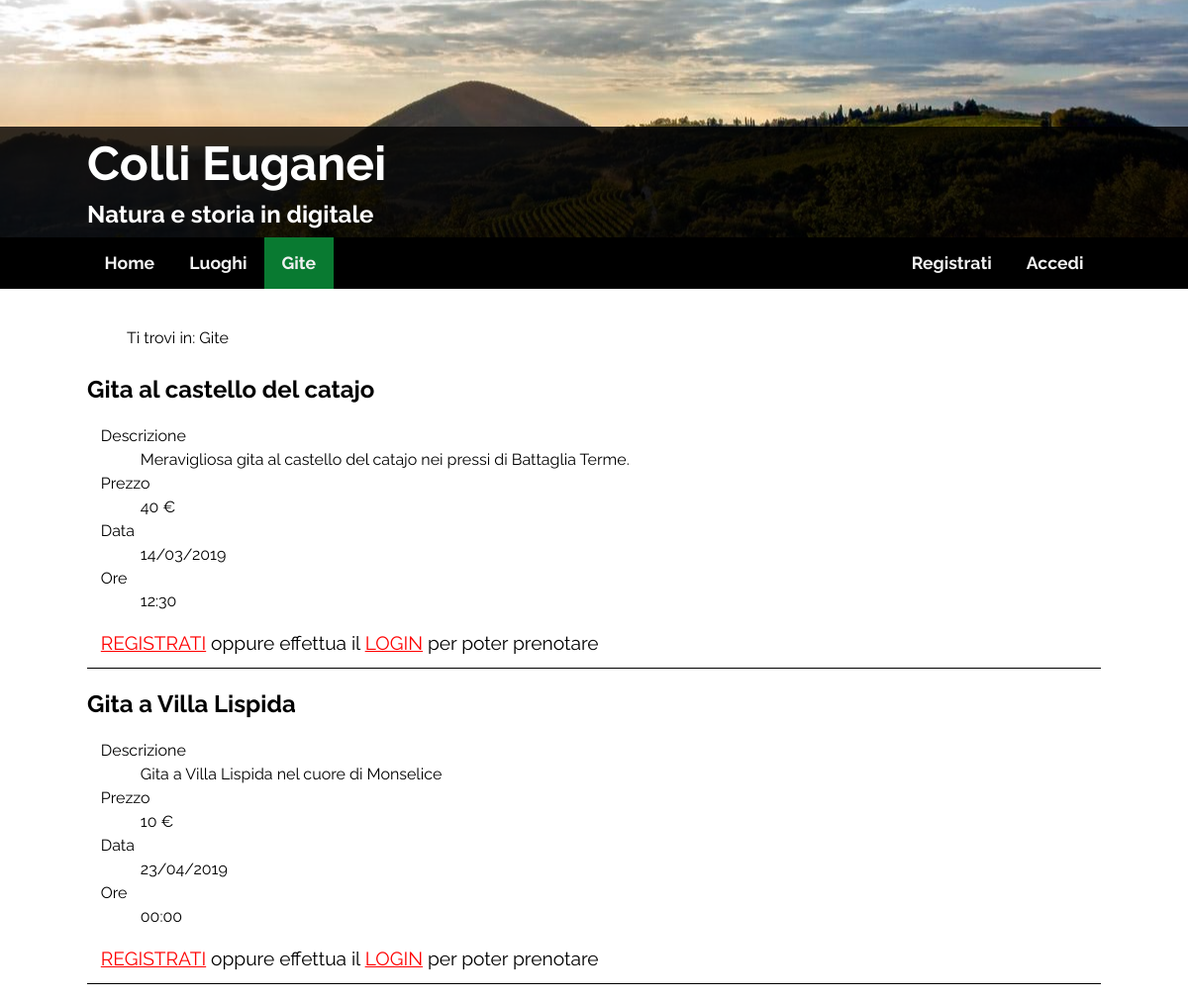
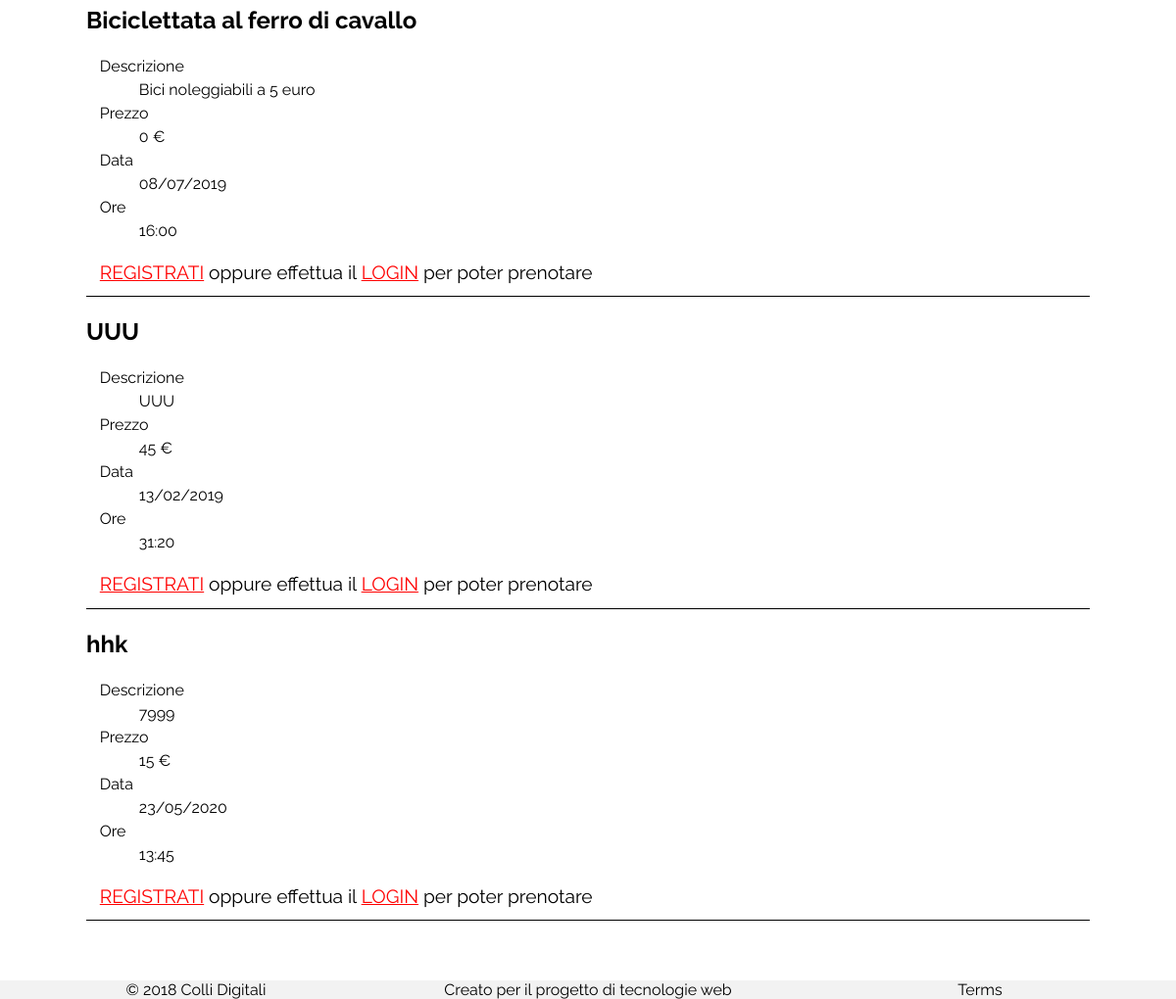
Screenshot of /gite.php with the database file from the repository (2 pictures, top to bottom).
### tables this page shows
CREATE TABLE `Attivita` (
  `ID_Attivita` int(11) NOT NULL,
  `Descrizione` varchar(512) NOT NULL,
  `Nome` varchar(40) NOT NULL,
  `Prezzo` double NOT NULL,
  `Data` date NOT NULL,
  `Ore` time NOT NULL
);

### DataBase/DBConnection.php (called while the page is built, shortened)
<?php
class database {
	private $host = "localhost";
	private $user = "root";
	private $passwd = "";
	private $db = "ColliDigitali";
	private $pdo;
	public function Connect() {
		$dsn = 'mysql:dbname='.$this->db.';host='.$this->host;
		try {
			$this->pdo = new PDO($dsn, $this->user, $this->passwd,array(PDO::MYSQL_ATTR_INIT_COMMAND => "SET NAMES utf8"));
			$this->pdo->setAttribute(PDO::ATTR_ERRMODE, PDO::ERRMODE_EXCEPTION);
		}
		catch (PDOException $e) {
			echo $e->getMessage();
			die();
		}
	}
	public function GetListaAttivita() {
		$query = $this->pdo->prepare('SELECT * FROM Attivita');
		$query->execute();
		return $query->fetchAll(PDO::FETCH_ASSOC);
	}
}
?>

### gite.php (the view, shortened to what this page needs)
<?php
require_once "DataBase/DBConnection.php";
$db = new database();
$db->connect();
 ?>
<html lang="it">
  <head>
    <link rel="stylesheet" type="text/css" href="assets/css/style.css">
    <link rel="stylesheet" type="text/css" href="assets/css/print.css" media="all">
    <link rel="stylesheet" type="text/css" href="assets/css/mobile.css" media="all">
    <link rel="stylesheet" type="text/css" href="assets/css/form.css">
    <link rel="stylesheet" href="https://cdnjs.cloudflare.com/ajax/libs/font-awesome/4.6.3/css/font-awesome.min.css">
  </head>
  <body>
    <div id="container">
      <div class="header">
        <div class="header-picture">
          <div class="header-title">
            <h1>Colli Euganei</h1>
            <h2>Natura e storia in digitale</h2>
          </div>
        </div>
      </div>
      <div id="menuprincipale-bar">
        <ul id="menuprincipale">
          <li><a href="index.php" tabindex="1">Home</a></li>
          <li class="dropdown"><a>Luoghi</a>
          </li>
          <li><a class="active" href="gite.php" tabindex="2">Gite</a></li>
          <?php if(isset($_SESSION['username'])): ?>
            <li class="dropdown button-right"><a>Account</a>
              <ul class="dropdown-content">
                <li><a href="logout.php">Logout</a></li>
                <li><a href="view-account.php">Impostazioni</a></li>
                <li>Le mie gite</li>
              </ul>
            </li>
          <?php else: ?>
            <li class="button-right"><a href="login.php" tabindex="3">Accedi</a></li>
            <li class="button-right"><a href="Registrazione.php" tabindex="4">Registrati</a></li>
          <?php endif; ?>
        </ul>
      </div>
      <div id="content">
    		<ul class="breadcrumb">
    			<li><a href="gite.php">Gite</a></li>
    		</ul>
        <?php
          $list = $db->GetListaAttivita();
          foreach ($list as $node):
          $data = explode("-", $node['Data']);
          $node['Ore'] = substr($node['Ore'], 0, 5);
          $node['Data'] = $data[2] . "/" . $data[1] . "/" . $data[0];
        ?>
        <h2><?php echo $node['Nome']; ?></h2>
        <div class="attivita">
          <dl>
            <dt>Descrizione</dt>
            <dd><?php echo $node['Descrizione']; ?></dd>
            <dt>Prezzo</dt>
            <dd><?php echo $node['Prezzo']; ?> &euro;</dd>
            <dt>Data</dt>
            <dd><?php echo $node['Data']; ?></dd>
            <dt>Ore</dt>
            <dd><?php echo $node['Ore']?></dd>
          </dl>
          <?php if(isset($_SESSION['username'])):?>
          <?php
            echo"<span class='btnTrip'><a href='Prenotazione.php?id=".$node["ID_Attivita"]."'>Prenota la gita</a></span>";
          ?>
        <?php else: ?>
			    <span class="btnTrip"><a href="Registrazione.php">Registrati</a> oppure effettua il <a href="login.php">login</a> per poter prenotare</span>
        <?php endif ?>
        </div>
        <?php
        endforeach; ?>
      </div>
      <?php include_once("footer.php"); ?>
    </div>
  </body>
</html>

### footer.php
<div id="footer">
  <div id="copyright"> &copy; 2018 Colli Digitali </div>
  <div>Creato per il progetto di tecnologie web</div>
	<div id="fast-link"><p> Terms</p></div>
</div>

### assets/css/style.css (style rules this page uses)
html, body { margin:0; padding:0; height: 100%; font-size: 1em; font-family: 'Raleway', sans-serif; text-align: justify; }
#container { min-height: 100%; position: relative; }
.header { position: relative; color: white; }
.header-picture { background-image: url("../img/background.jpg"); background-position: center; -webkit-background-size: cover; -moz-background-size: cover; -o-background-size: cover; background-size: cover; background-repeat: no-repeat; height: 15em; z-index: 0; }
.header-title { position: absolute; z-index: 1; background-color: rgba(0,0,0,0.8); width: 100%; bottom: 0; }
#footer { position:absolute; bottom:0; margin: 0; width:100%; max-height: 3.75em; background: #f2f2f2; display: table; table-layout: fixed; text-align: center; }
#footer div { display: table-cell; }
.header-title h1, .header-title h2 { padding: 1%; padding-top: 0.5%; padding-bottom: 0; font-size: 3em; margin: 0.25%; max-width: 1024px; margin-left: auto; margin-right: auto; }
.header-title h2 { font-size: 1.5em; padding-bottom: 0.5%; }
.active { background-color: #097a31; color: white; }
ul.breadcrumb { list-style: none; }
ul.breadcrumb li { display: inline; }
ul.breadcrumb li:first-child::before { content: "Ti trovi in: "; }
#content { padding-left: 1.5%; padding-right: 1.5%; padding-top: 1.5%; padding-bottom: 5em; line-height: 2em; word-spacing: 0; max-width: 1024px; margin-left: auto; margin-right: auto; }
a:link { text-decoration: none; color: #000; }
#menuprincipale-bar { background-color: #000; }
ul#menuprincipale li.button-right { float: right; }
ul#menuprincipale { list-style-type: none; padding: 0; margin: 0; overflow: hidden; max-width: 1024px; margin-left: auto; font-weight: bold; margin-right: auto; }
ul#menuprincipale li { float: left; }
ul#menuprincipale li a { display: inline-block; color: #f2f2f2; text-align: center; padding: 0.875em 1em; text-decoration: none; transition: 0.3s; font-size: 1.1em; }
div.attivita { margin-top: .3em; line-height: 1.2; padding-left: .8em; text-align: justify; padding-bottom: 0.8em; border-bottom: 0.1em solid black; border-color: #000000; }
dl { border: 0.1em solid transparent; }
dd { margin-top: .3em; margin-bottom: .3em; }
.btnTrip { font-size: 1.2em; border: 0.1em solid transparent; color: black; }
.btnTrip > a { color: red; text-transform: uppercase; text-decoration: underline; }

### rows the page displays
attivita: Nome "Gita al castello del catajo", Descrizione "Meravigliosa gita al castello del catajo nei pressi di Battaglia Terme.", Prezzo "40", Data "14/03/2019", Ore "12:30"
attivita: Nome "Gita a Villa Lispida", Descrizione "Gita a Villa Lispida nel cuore di Monselice", Prezzo "10", Data "23/04/2019", Ore "00:00"
attivita: Nome "Biciclettata al ferro di cavallo", Descrizione "Bici noleggiabili a 5 euro", Prezzo "0", Data "08/07/2019", Ore "16:00"
attivita: Nome "UUU", Descrizione "UUU", Prezzo "45", Data "13/02/2019", Ore "31:20"
attivita: Nome "hhk", Descrizione "7999", Prezzo "15", Data "23/05/2020", Ore "13:45"
